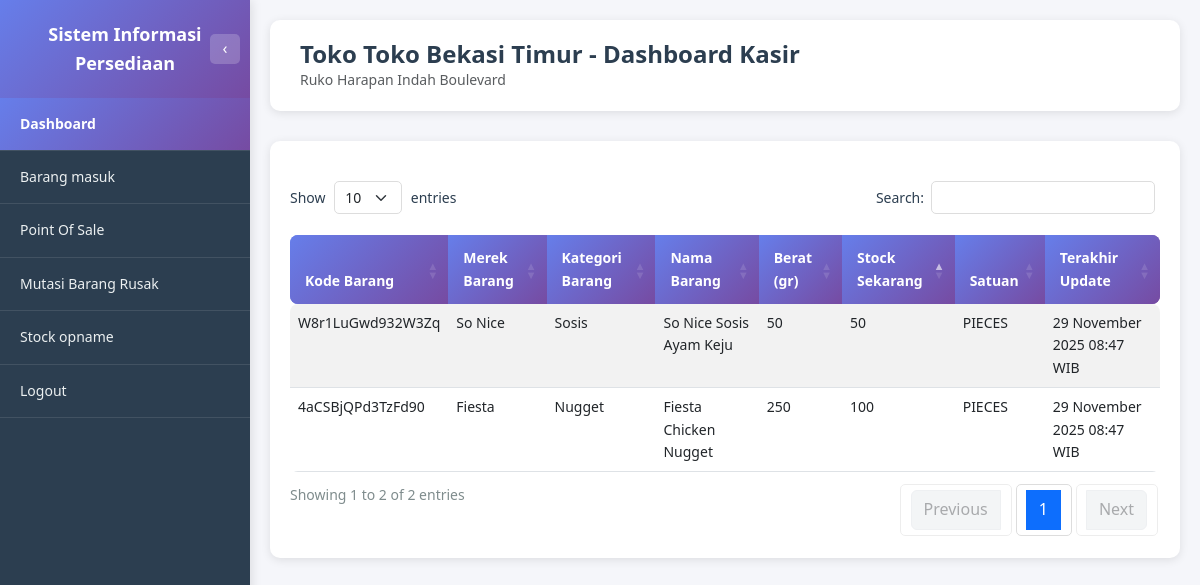
The app's page /toko/dashboard.php (signed in), older data.
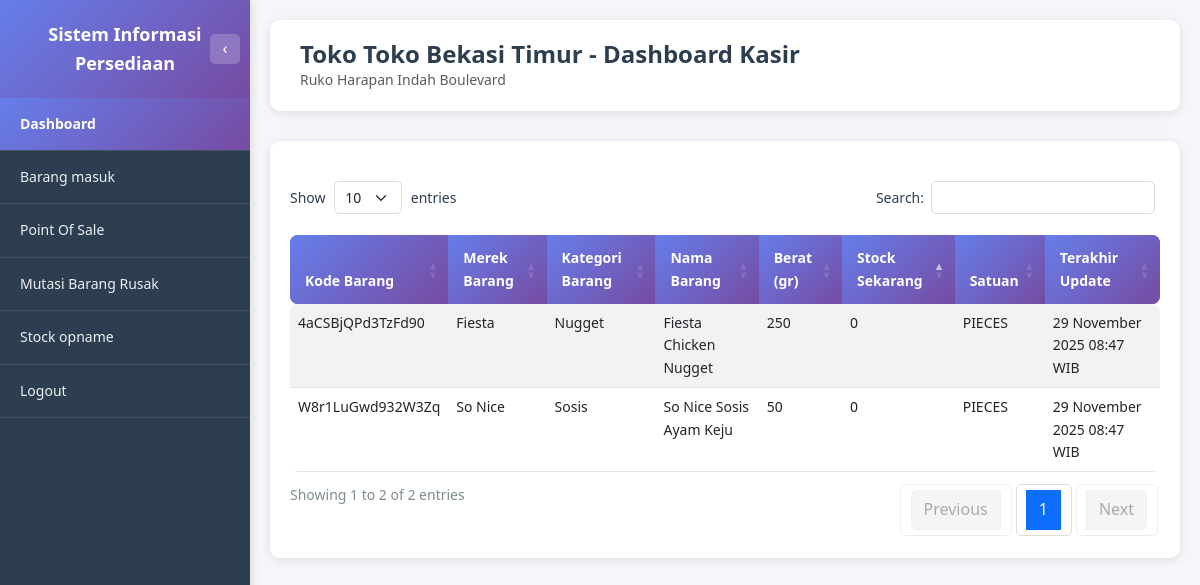
The same page, newer data.
### tables this page shows
CREATE TABLE STOCK (
         KD_BARANG              VARCHAR(16) NOT NULL,
         KD_LOKASI              VARCHAR(8) NOT NULL,
         UPDATED_BY             VARCHAR(8),
         JUMLAH_BARANG          INT,
         JUMLAH_MIN_STOCK       INT,
         JUMLAH_MAX_STOCK       INT,
         SATUAN                 ENUM('PIECES', 'DUS'),
         LAST_UPDATED           TIMESTAMP DEFAULT CURRENT_TIMESTAMP ON UPDATE CURRENT_TIMESTAMP,
         PRIMARY KEY (KD_BARANG, KD_LOKASI)
      );

CREATE TABLE MASTER_BARANG (
         KD_BARANG                    VARCHAR(16) NOT NULL,
         KD_KATEGORI_BARANG           VARCHAR(8),
         KD_SUPPLIER                  VARCHAR(8),
         KD_MEREK_BARANG              VARCHAR(8),
         NAMA_BARANG                  VARCHAR(256),
         BERAT                        INT,
         AVG_HARGA_BELI_PIECES        DECIMAL(20,2),
         HARGA_JUAL_BARANG_PIECES     DECIMAL(20,2),
         SATUAN_PERDUS                INT,
         GAMBAR_BARANG                VARCHAR(512),
         LAST_UPDATED                 TIMESTAMP DEFAULT CURRENT_TIMESTAMP ON UPDATE CURRENT_TIMESTAMP,
         STATUS                       ENUM('AKTIF', 'TIDAK AKTIF'),
         PRIMARY KEY (KD_BARANG)
      );

### toko/dashboard.php (the view, shortened to what the changed rows need)
<?php
require_once '../dbconnect.php';
$user_id = $_SESSION['user_id'];
$query_user = "SELECT u.ID_USERS, u.KD_LOKASI, ml.NAMA_LOKASI
               FROM USERS u
               LEFT JOIN MASTER_LOKASI ml ON u.KD_LOKASI = ml.KD_LOKASI
               WHERE u.ID_USERS = ?";
$stmt_user = $conn->prepare($query_user);
$stmt_user->bind_param("s", $user_id);
$stmt_user->execute();
$result_user = $stmt_user->get_result();
$user_data = $result_user->fetch_assoc();
$kd_lokasi = $user_data['KD_LOKASI'];
$nama_lokasi = $user_data['NAMA_LOKASI'] ?? 'Toko';
$query_stock = "SELECT
                    s.KD_BARANG,
                    mb.NAMA_BARANG,
                    mb.BERAT,
                    COALESCE(mm.NAMA_MEREK, '-') as NAMA_MEREK,
                    COALESCE(mk.NAMA_KATEGORI, '-') as NAMA_KATEGORI,
                    s.JUMLAH_BARANG as STOCK_SEKARANG,
                    s.SATUAN,
                    s.LAST_UPDATED
                FROM STOCK s
                INNER JOIN MASTER_BARANG mb ON s.KD_BARANG = mb.KD_BARANG
                LEFT JOIN MASTER_MEREK mm ON mb.KD_MEREK_BARANG = mm.KD_MEREK_BARANG
                LEFT JOIN MASTER_KATEGORI_BARANG mk ON mb.KD_KATEGORI_BARANG = mk.KD_KATEGORI_BARANG
                WHERE s.KD_LOKASI = ?
                ORDER BY s.JUMLAH_BARANG ASC";
$stmt_stock = $conn->prepare($query_stock);
$stmt_stock->bind_param("s", $kd_lokasi);
$stmt_stock->execute();
$result_stock = $stmt_stock->get_result();
function formatTanggalWaktu($tanggal) {
    $bulan = [
        1 => 'Januari', 2 => 'Februari', 3 => 'Maret', 4 => 'April',
        5 => 'Mei', 6 => 'Juni', 7 => 'Juli', 8 => 'Agustus',
        9 => 'September', 10 => 'Oktober', 11 => 'November', 12 => 'Desember'
    ];
    $date = new DateTime($tanggal);
    $tanggal_formatted = $date->format('d') . ' ' . $bulan[(int)$date->format('m')] . ' ' . $date->format('Y');
    $waktu_formatted = $date->format('H:i') . ' WIB';
    return $tanggal_formatted . ' ' . $waktu_formatted;
}
?>
<!DOCTYPE html>
<html lang="id">
<head>
    <link href="https://cdn.jsdelivr.net/npm/bootstrap@5.3.0/dist/css/bootstrap.min.css" rel="stylesheet">
    <link href="https://cdn.datatables.net/1.13.7/css/dataTables.bootstrap5.min.css" rel="stylesheet">
    <link href="../assets/css/style.css" rel="stylesheet">
</head>
<body class="dashboard-body">
    <div class="main-content">
        <div class="page-header">
            <h1 class="page-title">Toko <?php echo htmlspecialchars($nama_lokasi); ?> - Dashboard Kasir</h1>
        </div>
        <div class="table-section" style="width: 100%;">
            <div class="table-responsive" style="width: 100%;">
                <table id="tableStock" class="table table-custom table-striped table-hover" style="width: 100%;">
                    <thead>
                        <tr>
                            <th>Kode Barang</th>
                            <th>Merek Barang</th>
                            <th>Kategori Barang</th>
                            <th>Nama Barang</th>
                            <th>Berat (gr)</th>
                            <th>Stock Sekarang</th>
                            <th>Satuan</th>
                            <th>Terakhir Update</th>
                        </tr>
                    </thead>
                    <tbody>
                        <?php if ($result_stock && $result_stock->num_rows > 0): ?>
                            <?php while ($row = $result_stock->fetch_assoc()): ?>
                                <tr>
                                    <td><?php echo htmlspecialchars($row['KD_BARANG']); ?></td>
                                    <td><?php echo htmlspecialchars($row['NAMA_MEREK']); ?></td>
                                    <td><?php echo htmlspecialchars($row['NAMA_KATEGORI']); ?></td>
                                    <td><?php echo htmlspecialchars($row['NAMA_BARANG']); ?></td>
                                    <td><?php echo number_format($row['BERAT'], 0, ',', '.'); ?></td>
                                    <td><?php echo number_format($row['STOCK_SEKARANG'], 0, ',', '.'); ?></td>
                                    <td><?php echo htmlspecialchars($row['SATUAN']); ?></td>
                                    <td><?php echo formatTanggalWaktu($row['LAST_UPDATED']); ?></td>
                                </tr>
                            <?php endwhile; ?>
                        <?php else: ?>
                            <tr>
                                <td colspan="8" class="text-center text-muted">Tidak ada data stock</td>
                            </tr>
                        <?php endif; ?>
                    </tbody>
                </table>
            </div>
        </div>
    </div>
</body>
</html>

Row changes from the older to the newer data that the page shows:
changed stock "4aCSBjQPd3TzFd90": JUMLAH_BARANG "100" → "0"; moves up the list
changed stock "W8r1LuGwd932W3Zq": JUMLAH_BARANG "50" → "0"
